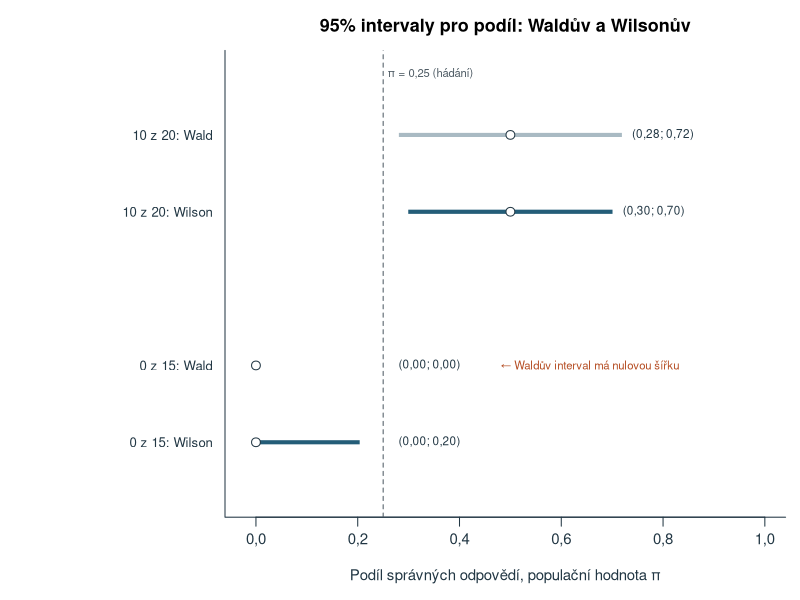
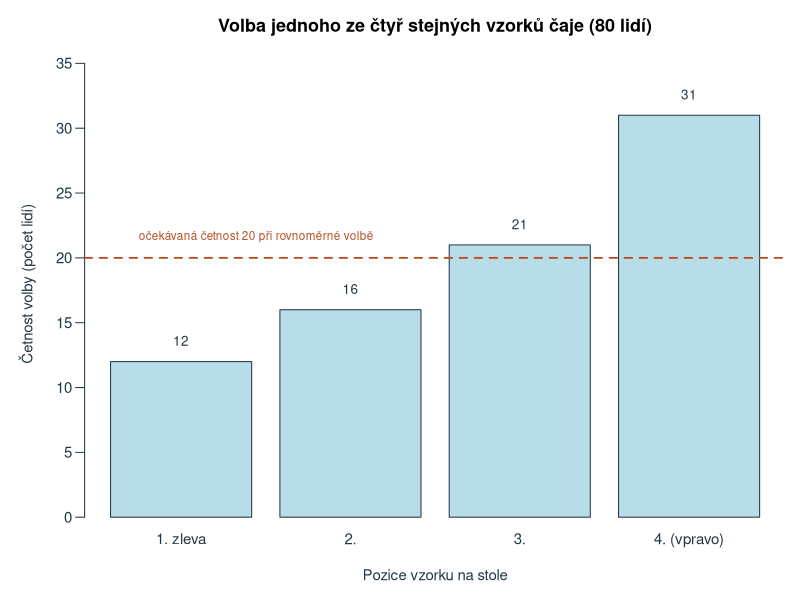
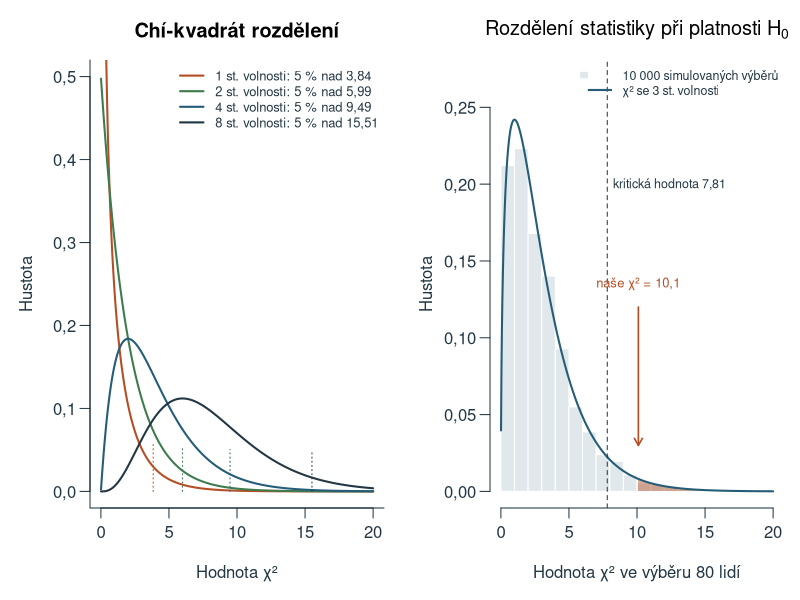
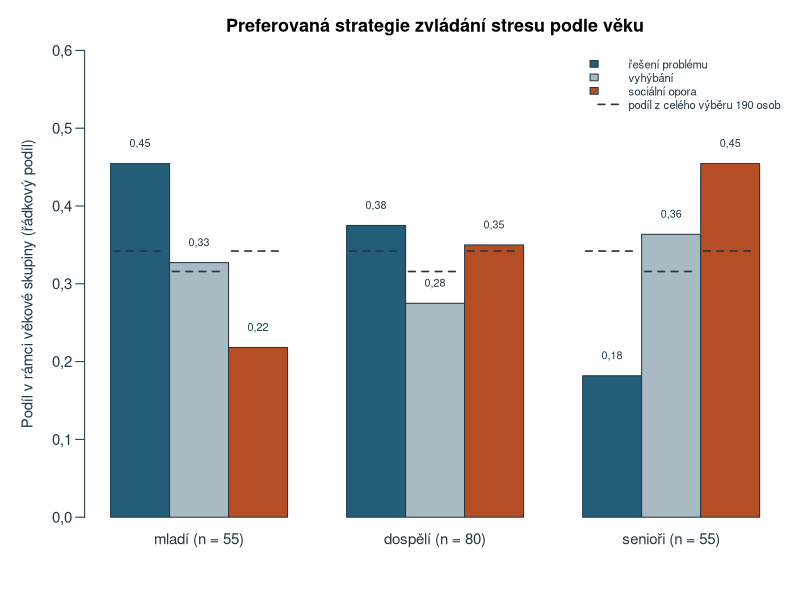
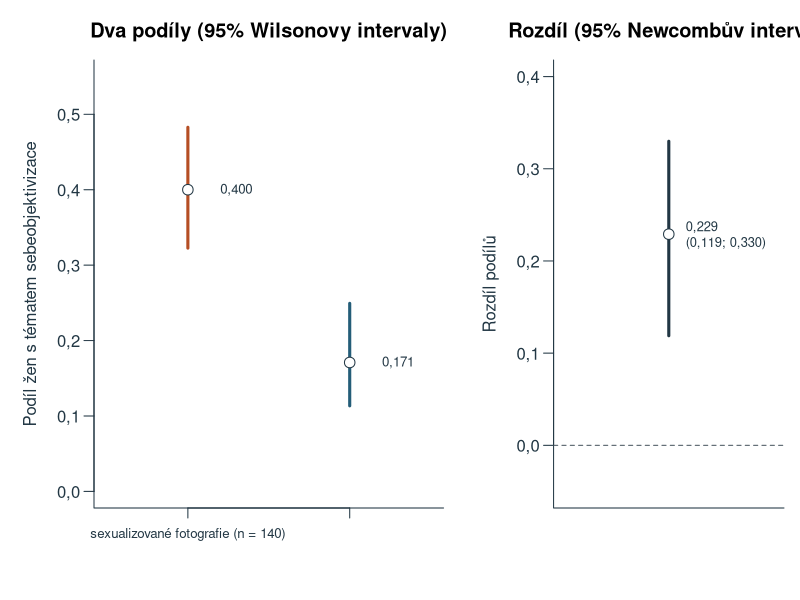
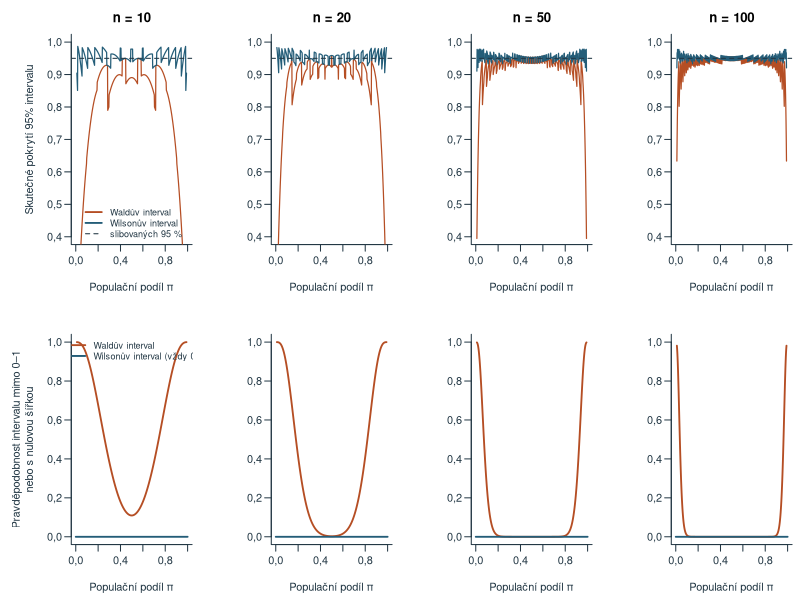
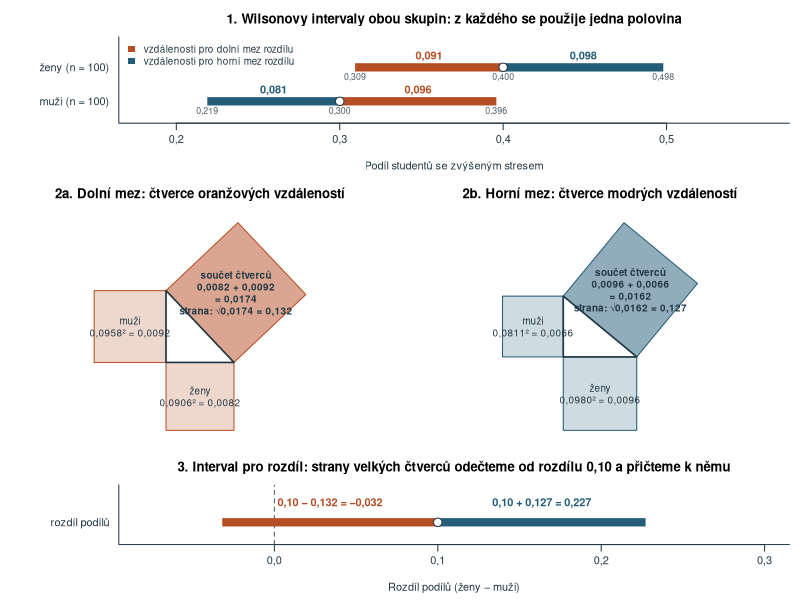
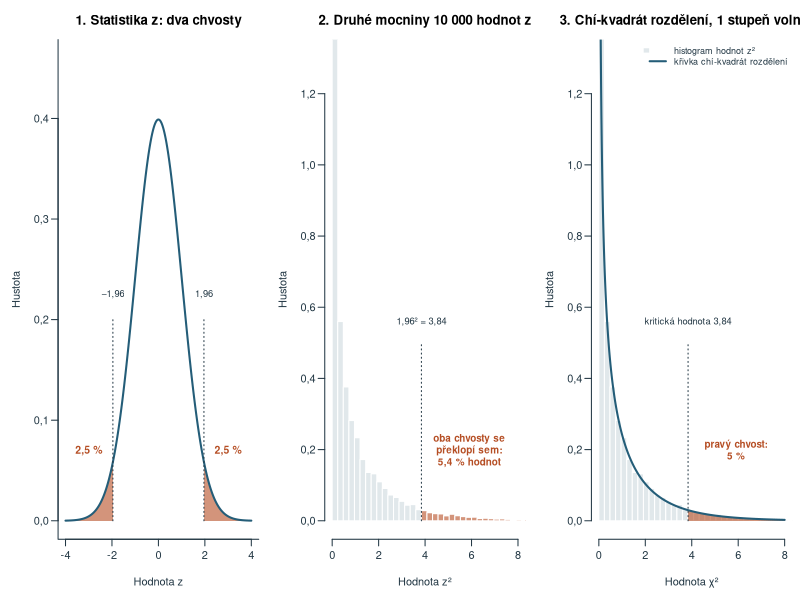

Recreate these plots in R, in order.
# Teaching data, calculations and figures for chapter 9; base R, UTF-8, deterministic project-root paths.
# Real data quoted from sources: Daniels (2012) via Field et al. (p. 638); aspirin study, Prozac and anorexia,
# help-seeking (fictitious per Howell), daylight saving time (Howell's illustration) and Berkeley admissions
# via Howell (2013, ch. 6); ganzfeld studies via Cumming and Calin-Jageman (Table 13.1).
# Everything else is an authored teaching model.
ch9_out <- 'assets/chapter-09/plots'
ch9_old_options <- options(OutDec=',')
dir.create(ch9_out,recursive=TRUE,showWarnings=FALSE)
ch9_blue <- '#245D78'; ch9_orange <- '#B54E24'; ch9_fill <- '#B8DDE8'; ch9_gray <- '#4D5A63'; ch9_pale <- '#E1E8EB'; ch9_sand <- '#FAECDD'; ch9_ink <- '#223744'; ch9_mute <- '#A9BAC3'; ch9_green <- '#3E7B4F'
ch9_num <- function(x,digits=2) sub('^-','−',formatC(x,format='f',digits=digits,decimal.mark=','))
ch9_draw <- function(name,code,width=8,height=4.5) {
  svg(file.path(ch9_out,paste0(name,'.svg')),width=width,height=height,family='sans',bg='white')
  par(mar=c(4.5,4.5,2.6,.8),mgp=c(2.7,.7,0),las=1,col.axis=ch9_ink,col.lab=ch9_ink,fg=ch9_ink,cex=.9)
  force(code); dev.off()
}
ch9_z <- qnorm(.975)
# Procedures -------------------------------------------------------------------------------
# Wald interval: explanatory step only. Wilson score interval: the interval the chapter computes.
ch9_wald <- function(x,n,z=ch9_z) { p <- x/n; se <- sqrt(p*(1-p)/n); c(p=p,se=se,dolni=p-z*se,horni=p+z*se) }
ch9_wilson <- function(x,n,z=ch9_z) {
  p <- x/n; stred <- (p+z^2/(2*n))/(1+z^2/n); pul <- z/(1+z^2/n)*sqrt(p*(1-p)/n+z^2/(4*n^2))
  c(p=p,stred=stred,pul=pul,dolni=stred-pul,horni=stred+pul)
}
# Score test of one proportion (standard error from the null value); its inversion gives the Wilson interval.
ch9_score1 <- function(x,n,p0) { z <- (x/n-p0)/sqrt(p0*(1-p0)/n); c(z=z,p=2*pnorm(-abs(z))) }
# Two independent proportions: Newcombe hybrid score interval from the two Wilson intervals,
# Wald interval only to show the summing of variances, and the test with the pooled proportion.
ch9_two <- function(x1,n1,x2,n2,z=ch9_z) {
  w1 <- ch9_wilson(x1,n1,z); w2 <- ch9_wilson(x2,n2,z); p1 <- x1/n1; p2 <- x2/n2; d <- p1-p2
  pp <- (x1+x2)/(n1+n2); se0 <- sqrt(pp*(1-pp)*(1/n1+1/n2)); se <- sqrt(p1*(1-p1)/n1+p2*(1-p2)/n2); zz <- d/se0
  c(p1=p1,p2=p2,rozdil=d,spolecny=pp,se0=se0,z=zz,chi2=zz^2,p=2*pnorm(-abs(zz)),
    se_wald=se,wald_dolni=d-z*se,wald_horni=d+z*se,
    dolni=d-sqrt((p1-w1[['dolni']])^2+(w2[['horni']]-p2)^2),horni=d+sqrt((w1[['horni']]-p1)^2+(p2-w2[['dolni']])^2))
}
# Pearson chi-square for a table of counts; expected counts from the margins (product rule).
ch9_table <- function(f) {
  n <- sum(f); r <- rowSums(f); s <- colSums(f); e <- outer(r,s)/n
  chi2 <- sum((f-e)^2/e); df <- (nrow(f)-1)*(ncol(f)-1)
  pear <- (f-e)/sqrt(e); adj <- (f-e)/sqrt(e*outer(1-r/n,1-s/n))
  list(n=n,e=e,chi2=chi2,df=df,p=pchisq(chi2,df,lower.tail=FALSE),prispevky=(f-e)^2/e,pearson=pear,upravena=adj,
       radkove=f/r,V=sqrt(chi2/(n*(min(dim(f))-1))))
}
ch9_gof <- function(f,p0) { n <- sum(f); e <- n*p0; chi2 <- sum((f-e)^2/e); df <- length(f)-1
  list(n=n,e=e,prispevky=(f-e)^2/e,chi2=chi2,df=df,p=pchisq(chi2,df,lower.tail=FALSE)) }
# Effect measures for a 2 x 2 table: rows = groups (first row compared with the reference second row),
# first column = the event. Log intervals for the ratios are optional in the text.
ch9_effects <- function(f,z=ch9_z) {
  r1 <- f[1,1]/sum(f[1,]); r2 <- f[2,1]/sum(f[2,]); o1 <- f[1,1]/f[1,2]; o2 <- f[2,1]/f[2,2]
  rr <- r1/r2; or <- o1/o2
  se_lrr <- sqrt(1/f[1,1]-1/sum(f[1,])+1/f[2,1]-1/sum(f[2,])); se_lor <- sqrt(sum(1/f))
  tb <- ch9_table(f)
  c(riziko1=r1,riziko2=r2,rozdil=r1-r2,rr=rr,sance1=o1,sance2=o2,or=or,
    rr_dolni=exp(log(rr)-z*se_lrr),rr_horni=exp(log(rr)+z*se_lrr),or_dolni=exp(log(or)-z*se_lor),or_horni=exp(log(or)+z*se_lor),
    se_lrr=se_lrr,se_lor=se_lor,chi2=tb$chi2,p=tb$p,phi=sqrt(tb$chi2/tb$n))
}
# Fisher's exact test, two-sided: tables with the observed margins at most as probable as the observed one.
ch9_fisher <- function(f) {
  r1 <- sum(f[1,]); s1 <- sum(f[,1]); n <- sum(f); a <- max(0,s1-(n-r1)):min(r1,s1)
  pr <- dhyper(a,s1,n-s1,r1); pobs <- dhyper(f[1,1],s1,n-s1,r1)
  list(a=a,pr=pr,pobs=pobs,p=sum(pr[pr<=pobs*(1+1e-7)]))
}
# McNemar: exact binomial test of the discordant pairs (two-sided) and the chi-square approximation.
ch9_mcnemar <- function(b,c) { m <- b+c
  c(neshodne=m,presne=min(1,2*pbinom(min(b,c),m,.5)),chi2=(b-c)^2/m,priblizne=pchisq((b-c)^2/m,1,lower.tail=FALSE)) }
# 1. Running example: chapter 5 table, now a random sample. Rows women, men; columns elevated, low stress.
ch9_stres <- matrix(c(40,60,30,70),2,byrow=TRUE,dimnames=list(c('ženy','muži'),c('zvýšený','nízký')))
ch9_stres_two <- ch9_two(40,100,30,100); ch9_stres_tab <- ch9_table(ch9_stres)
ch9_stres_w <- rbind(zeny=ch9_wilson(40,100),muzi=ch9_wilson(30,100))
ch9_stres_dvoj <- ch9_two(80,200,60,200)
ch9_stres_fisher <- ch9_fisher(ch9_stres)
ch9_stres_eff <- ch9_effects(ch9_stres)
# 2. One proportion: 10 correct of 20 (chapter 6 test with guessing probability 0.25) and 0 of 15.
ch9_t20_wald <- ch9_wald(10,20); ch9_t20_wil <- ch9_wilson(10,20); ch9_t20_score <- ch9_score1(10,20,.25)
ch9_t20_binom <- pbinom(9,20,.25,lower.tail=FALSE)
ch9_n15_wald <- ch9_wald(0,15); ch9_n15_wil <- ch9_wilson(0,15)
ch9_t80_wil <- ch9_wilson(40,80)
# 3. Goodness of fit: 80 people choose one of four identical tea samples placed left to right (authored).
ch9_pozice <- c(12,16,21,31); names(ch9_pozice) <- c('1. zleva','2. zleva','3. zleva','4. zleva (vpravo)')
ch9_poz <- ch9_gof(ch9_pozice,rep(.25,4))
ch9_poz_w <- t(sapply(ch9_pozice,ch9_wilson,n=80))
# Simulated sampling distribution of the statistic under H0 (seed fixed, 10 000 samples of 80 choices).
set.seed(20261109)
ch9_sim <- replicate(10000,{ f <- tabulate(sample.int(4,80,replace=TRUE),4); sum((f-20)^2/20) })
# Two categories: chi-square equals z squared of the score test (10 of 20 against 0.25).
ch9_t20_gof <- ch9_gof(c(10,10),c(.25,.75))
# 4. Age group x preferred coping strategy (authored teaching example), n = 190.
ch9_zvl <- matrix(c(25,18,12, 30,22,28, 10,20,25),3,byrow=TRUE,
  dimnames=list(c('mladí (18–30)','dospělí (31–60)','senioři (60+)'),c('řešení problému','vyhýbání','sociální opora')))
ch9_zvl_tab <- ch9_table(ch9_zvl)
ch9_zvl_padj <- 2*pnorm(-abs(as.vector(ch9_zvl_tab$upravena)))
ch9_zvl_holm <- matrix(p.adjust(ch9_zvl_padj,'holm'),3)
# 5. Assumptions: daylight saving time (Howell, p. 154): yes only versus yes and no.
ch9_dst_bad <- ch9_gof(c(17,11),c(.5,.5)); ch9_dst <- ch9_table(matrix(c(17,3,11,9),2,byrow=TRUE))
# Small pilot study (authored): improvement in 8 of 10 with the intervention and 3 of 10 in the control group.
ch9_pilot <- matrix(c(8,2,3,7),2,byrow=TRUE); ch9_pilot_tab <- ch9_table(ch9_pilot); ch9_pilot_fisher <- ch9_fisher(ch9_pilot)
# 6. Effect sizes: Daniels (2012) via Field et al. (p. 638). Rows: sexualized, performance athletes; col 1 = theme present.
ch9_dan <- matrix(c(56,84,20,97),2,byrow=TRUE,dimnames=list(c('sexualizované','sportovní'),c('ano','ne')))
ch9_dan_eff <- ch9_effects(ch9_dan); ch9_dan_two <- ch9_two(56,140,20,117); ch9_dan_w <- rbind(ch9_wilson(56,140),ch9_wilson(20,117))
ch9_dan_phi01 <- cor(c(rep(1,140),rep(0,117)),c(rep(1,56),rep(0,84),rep(1,20),rep(0,97)))
# Rare event contrast: aspirin study via Howell (pp. 160-163). Rows: placebo, aspirin; col 1 = heart attack.
ch9_asp <- matrix(c(189,10845,104,10933),2,byrow=TRUE); ch9_asp_eff <- ch9_effects(ch9_asp)
# 7. Paired binary data: help seeking in fall and spring (Howell, Table 6.7; fictitious data).
ch9_pomoc <- matrix(c(38,4,12,18),2,byrow=TRUE,dimnames=list(podzim=c('ano','ne'),jaro=c('ano','ne')))
ch9_pomoc_mc <- ch9_mcnemar(b=12,c=4)
ch9_pomoc_p <- c(podzim=42/72,jaro=50/72,rozdil=(12-4)/72)
# Optional: Berkeley departments B-F via Howell (Table 6.9); department A omitted as in Howell.
ch9_berk <- data.frame(obor=c('B','C','D','E','F'),m_prijati=c(353,120,138,53,22),m_odmitnuti=c(207,205,279,138,351),
  z_prijate=c(17,202,131,94,24),z_odmitnute=c(8,391,244,299,317))
ch9_berk_m <- with(ch9_berk,sum(m_prijati)/sum(m_prijati+m_odmitnuti)); ch9_berk_z <- with(ch9_berk,sum(z_prijate)/sum(z_prijate+z_odmitnute))
# Optional: Cohen's kappa (Howell, Table 6.13).
ch9_kappa_t <- matrix(c(15,2,3, 1,3,2, 0,1,3),3,byrow=TRUE)
ch9_kappa <- with(list(f=ch9_kappa_t,n=30),{ po <- sum(diag(f)); pe <- sum(rowSums(f)*colSums(f))/n; c(shody=po,ocekavane=pe,kappa=(po-pe)/(n-pe)) })
# Optional: ganzfeld studies combined (Cumming and Calin-Jageman, Table 13.1): 106 hits of 329, chance 0.25.
ch9_ganz <- c(ch9_wilson(106,329),p_binom=pbinom(105,329,.25,lower.tail=FALSE))
# Exercise inputs (authored unless stated) -----------------------------------------------------
ch9_u02 <- c(x=18,n=60); ch9_u02b <- c(x=72,n=240)
ch9_u03 <- c(x=0,n=25)
ch9_u04 <- matrix(c(13,36,14,30),2,byrow=TRUE) # Prozac and relapse (Walsh et al., 2006, via Howell, Table 6.5); col 1 = weight maintained
ch9_u05 <- c(kamen=30,papir=21,nuzky=24) # Howell (p. 143), hypothetical
ch9_u06 <- c(52,50,31,17); ch9_u06_p0 <- c(.40,.30,.20,.10) # reasons for contacting a counselling centre
ch9_u07 <- matrix(c(28,14,18, 22,25,13, 12,30,18),3,byrow=TRUE,
  dimnames=list(c('1. ročník','2. ročník','3. ročník'),c('opakované čtení','procvičování úloh','vysvětlování druhým')))
ch9_u10 <- matrix(c(19,74,22,187),2,byrow=TRUE) # Howell and Huessy (1981) via Howell, exercise 6.8; col 1 = remedial English
ch9_u11 <- matrix(c(25,3,11,21),2,byrow=TRUE) # opinion before and after a course; 4 more students only before
ch9_u12 <- matrix(c(6,2,2,7),2,byrow=TRUE) # small pilot: recovery in 6 of 8 versus 2 of 9
# Results used in solutions
ch9_u02_w <- ch9_wilson(18,60); ch9_u02b_w <- ch9_wilson(72,240)
ch9_u03_wald <- ch9_wald(1,25); ch9_u03_wil0 <- ch9_wilson(0,25); ch9_u03_wil1 <- ch9_wilson(1,25)
ch9_u04_two <- ch9_two(13,49,14,44); ch9_u04_fisher <- ch9_fisher(ch9_u04)
ch9_u05_gof <- ch9_gof(ch9_u05,rep(1/3,3))
ch9_u06_gof <- ch9_gof(ch9_u06,ch9_u06_p0)
ch9_u07_tab <- ch9_table(ch9_u07)
ch9_u07_holm <- matrix(p.adjust(2*pnorm(-abs(as.vector(ch9_u07_tab$upravena))),'holm'),3)
ch9_u10_eff <- ch9_effects(ch9_u10); ch9_u10_two <- ch9_two(19,93,22,209)
ch9_u11_mc <- ch9_mcnemar(b=11,c=3)
ch9_u12_tab <- ch9_table(ch9_u12); ch9_u12_fisher <- ch9_fisher(ch9_u12); ch9_u12_two <- ch9_two(6,8,2,9)
# Revision 2026-11-16 (R81) ----------------------------------------------------------------
# Exact coverage of the 95% Wald and Wilson intervals (binomial sums, no simulation) and the probability
# that the Wald interval reaches outside [0, 1] or has zero width (x = 0 or x = n).
ch9_cover_pi <- seq(.01,.99,by=.002); ch9_cover_n <- c(10,20,50,100)
ch9_cover <- function(n,pi=ch9_cover_pi,z=ch9_z) {
  x <- 0:n; wa <- t(sapply(x,ch9_wald,n=n,z=z)); wi <- t(sapply(x,ch9_wilson,n=n,z=z))
  bad <- wa[,'dolni'] < -1e-12 | wa[,'horni'] > 1+1e-12 | x==0 | x==n
  t(sapply(pi,function(p) { pr <- dbinom(x,n,p)
    c(wald=sum(pr[wa[,'dolni']<=p & p<=wa[,'horni']]),wilson=sum(pr[wi[,'dolni']-1e-12<=p & p<=wi[,'horni']+1e-12]),mimo=sum(pr[bad])) }))
}
ch9_cover_res <- lapply(ch9_cover_n,ch9_cover); names(ch9_cover_res) <- ch9_cover_n
ch9_cover_at <- function(n,p) ch9_cover(n,pi=p)[1,]
# Squares of 10 000 standard normal values: the chi-square distribution with one degree of freedom.
set.seed(20261116); ch9_z2_sim <- rnorm(10000)^2
# Holm table for the nine cells of the coping table, ordered by the p-value.
ch9_zvl_holm_tab <- with(list(o=order(ch9_zvl_padj)), data.frame(poradi=1:9,
  radek=rownames(ch9_zvl)[row(ch9_zvl)[o]],sloupec=colnames(ch9_zvl)[col(ch9_zvl)[o]],
  reziduum=as.vector(ch9_zvl_tab$upravena)[o],p=ch9_zvl_padj[o],hranice=.05/(9:1)))
ch9_zvl_holm_tab$zamitame <- cumprod(ch9_zvl_holm_tab$p<=ch9_zvl_holm_tab$hranice)==1
# Monte Carlo p-value: reshuffle the outcomes among the groups (margins fixed), recompute chi-square.
ch9_mc <- function(f,B=10000) {
  grp <- rep(seq_len(nrow(f)),rowSums(f)); out <- rep(seq_len(ncol(f)),colSums(f)); e <- outer(rowSums(f),colSums(f))/sum(f)
  replicate(B,{ g <- table(factor(grp,seq_len(nrow(f))),factor(sample(out),seq_len(ncol(f)))); sum((g-e)^2/e) })
}
set.seed(20261117); ch9_pilot_mc <- ch9_mc(ch9_pilot); ch9_pilot_mc_p <- mean(ch9_pilot_mc>=ch9_pilot_tab$chi2-1e-9)
# Signed phi of a 2 x 2 table; its square is chi-square / n. Product of the two differences of proportions.
ch9_phi_signed <- function(f) (f[1,1]*f[2,2]-f[1,2]*f[2,1])/sqrt(prod(rowSums(f))*prod(colSums(f)))
ch9_dan_phi_s <- ch9_phi_signed(ch9_dan); ch9_dan_phi_swap <- ch9_phi_signed(ch9_dan[2:1,])
ch9_dan_coldiff <- 56/76-84/181
# Sign test: two-sided exact binomial test of the signs of the non-zero differences.
ch9_sign <- function(d) { d <- d[!is.na(d) & d!=0]; k <- sum(d>0); n <- length(d); c(kladne=k,zaporne=n-k,n=n,p=min(1,2*pbinom(min(k,n-k),n,.5))) }
ch9_spanek_d <- c(5,2,6,1,7,3,4,-1,5,2,6,2) # twelve complete pairs of chapter 8 (normal minus short sleep)
ch9_spanek_sign <- ch9_sign(ch9_spanek_d)
# Exercise 13 (authored): anxiety rated 1-5 before and after a relaxation programme, 15 clients.
ch9_u13 <- data.frame(pred=c(4,5,3,4,2,5,4,3,4,5,3,4,2,5,3),po=c(3,3,3,2,3,4,4,2,3,2,4,3,2,3,2))
ch9_u13_sign <- ch9_sign(ch9_u13$pred-ch9_u13$po)
# Kappa: expected counts of all cells (rows Judge II, columns Judge I as in Howell, Table 6.13).
ch9_kappa_e <- outer(rowSums(ch9_kappa_t),colSums(ch9_kappa_t))/sum(ch9_kappa_t)
# Figures -----------------------------------------------------------------------------------
ch9_draw('wald-wilson', {
  par(mar=c(4.6,12.5,2.8,.8))
  rows <- rbind(ch9_t20_wald[c('p','dolni','horni')],ch9_t20_wil[c('p','dolni','horni')],
                ch9_n15_wald[c('p','dolni','horni')],ch9_n15_wil[c('p','dolni','horni')])
  y <- c(4.2,3.4,1.8,1); cols <- c(ch9_mute,ch9_blue,ch9_mute,ch9_blue)
  plot(NA,xlim=c(-.02,1),ylim=c(.4,4.9),yaxt='n',xlab='Podíl správných odpovědí, populační hodnota π',ylab='',main='95% intervaly pro podíl: Waldův a Wilsonův',bty='l')
  abline(v=.25,lty=2,col=ch9_gray); text(.25,4.85,'π = 0,25 (hádání)',cex=.75,col=ch9_gray,adj=c(-.05,.5))
  axis(2,at=y,labels=c('10 z 20: Wald','10 z 20: Wilson','0 z 15: Wald','0 z 15: Wilson'),tick=FALSE,cex.axis=.88)
  segments(pmax(rows[,2],0),y,rows[,3],y,lwd=4,col=cols,lend=1); points(rows[,1],y,pch=21,bg='white',col=ch9_ink,cex=1.3)
  lab <- paste0('(',ch9_num(pmax(rows[,2],0)),'; ',ch9_num(rows[,3]),')')
  text(c(rows[1:2,3]+.02,.28,.28),y,lab,adj=0,cex=.78)
  text(.48,1.8,'← Waldův interval má nulovou šířku',adj=0,cex=.76,col=ch9_orange)
},width=9,height=4.2)
ch9_draw('pozice', {
  par(mar=c(4.6,4.7,2.8,.8))
  b <- barplot(ch9_pozice,ylim=c(0,36),col=ch9_fill,border=ch9_ink,names.arg=c('1. zleva','2.','3.','4. (vpravo)'),
    ylab='Četnost volby (počet lidí)',xlab='Pozice vzorku na stole',main='Volba jednoho ze čtyř stejných vzorků čaje (80 lidí)')
  abline(h=20,lty=2,lwd=1.8,col=ch9_orange); text(b[1]-.3,21.6,'očekávaná četnost 20 při rovnoměrné volbě',adj=0,cex=.78,col=ch9_orange)
  text(b,ch9_pozice+1.6,ch9_pozice,cex=.9)
},width=8.4,height=4.4)
ch9_draw('chi-kvadrat', {
  par(mfrow=c(1,2),mar=c(4.6,4.5,3,.8))
  x <- seq(.01,20,length.out=600); dfs <- c(1,2,4,8); cols <- c(ch9_orange,ch9_green,ch9_blue,ch9_ink)
  plot(NA,xlim=c(0,20),ylim=c(0,.5),xlab='Hodnota χ²',ylab='Hustota',main='Chí-kvadrát rozdělení',bty='l')
  for(i in seq_along(dfs)) { lines(x,dchisq(x,dfs[i]),lwd=2,col=cols[i]); q <- qchisq(.95,dfs[i]); segments(q,0,q,dchisq(q,dfs[i])+.03,lty=3,col=cols[i]) }
  legend('topright',paste0(dfs,' st. volnosti: 5 % nad ',ch9_num(qchisq(.95,dfs))),col=cols,lwd=2,bty='n',cex=.78)
  h <- hist(ch9_sim,breaks=seq(0,max(ch9_sim)+1,by=1),plot=FALSE)
  plot(h,freq=FALSE,col=ch9_pale,border='white',xlim=c(0,20),ylim=c(0,.27),xlab='Hodnota χ² ve výběru 80 lidí',ylab='Hustota',main=expression(paste('Rozdělení statistiky při platnosti ',H[0])),bty='l')
  xx <- seq(ch9_poz$chi2,20,length.out=200); polygon(c(xx,rev(xx)),c(dchisq(xx,3),rep(0,200)),col=adjustcolor(ch9_orange,.45),border=NA)
  lines(x,dchisq(x,3),lwd=2,col=ch9_blue); abline(v=qchisq(.95,3),lty=2,col=ch9_ink)
  arrows(ch9_poz$chi2,.12,ch9_poz$chi2,.03,length=.08,col=ch9_orange,lwd=1.6); text(ch9_poz$chi2,.135,paste0('naše χ² = ',ch9_num(ch9_poz$chi2,1)),cex=.78,col=ch9_orange)
  text(qchisq(.95,3),.2,paste0('kritická hodnota ',ch9_num(qchisq(.95,3))),adj=-.05,cex=.75)
  legend('topright',c('10 000 simulovaných výběrů','χ² se 3 st. volnosti'),fill=c(ch9_pale,NA),border=c('white',NA),lwd=c(NA,2),col=c(NA,ch9_blue),bty='n',cex=.75)
},width=10,height=4.4)
ch9_draw('zvladani', {
  par(mar=c(4.6,4.7,2.8,.8))
  m <- t(ch9_zvl_tab$radkove); celkem <- colSums(ch9_zvl)/sum(ch9_zvl)
  b <- barplot(m,beside=TRUE,ylim=c(0,.6),col=c(ch9_blue,ch9_mute,ch9_orange),border=ch9_ink,ylab='Podíl v rámci věkové skupiny (řádkový podíl)',
    names.arg=c('mladí (n = 55)','dospělí (n = 80)','senioři (n = 55)'),main='Preferovaná strategie zvládání stresu podle věku')
  for(j in 1:3) segments(b[j,]-.45,celkem[j],b[j,]+.45,celkem[j],lty=2,lwd=1.6,col=ch9_ink)
  text(b,m+.025,ch9_num(m,2),cex=.72)
  legend('topright',c(colnames(ch9_zvl),'podíl z celého výběru 190 osob'),fill=c(ch9_blue,ch9_mute,ch9_orange,NA),border=c(ch9_ink,ch9_ink,ch9_ink,NA),lty=c(NA,NA,NA,2),lwd=c(NA,NA,NA,1.6),bty='n',cex=.75)
},width=9,height=4.6)
ch9_draw('daniels', {
  layout(matrix(1:2,1),widths=c(1.35,1)); par(mar=c(4.6,4.7,3,.8))
  w <- ch9_dan_w
  plot(NA,xlim=c(.5,2.5),ylim=c(0,.55),xaxt='n',xlab='',ylab='Podíl žen s tématem sebeobjektivizace',main='Dva podíly (95% Wilsonovy intervaly)',bty='l')
  axis(1,at=1:2,labels=c('sexualizované fotografie (n = 140)','sportovní fotografie (n = 117)'),cex.axis=.8)
  segments(1:2,w[,'dolni'],1:2,w[,'horni'],lwd=3,col=c(ch9_orange,ch9_blue)); points(1:2,w[,'p'],pch=21,bg='white',col=ch9_ink,cex=1.4)
  text(1:2+.2,w[,'p'],paste0(ch9_num(w[,'p'],3)),adj=0,cex=.8)
  r <- ch9_dan_two
  plot(NA,xlim=c(.5,1.5),ylim=c(-.05,.4),xaxt='n',xlab='',ylab='Rozdíl podílů',main='Rozdíl (95% Newcombův interval)',bty='l')
  abline(h=0,lty=2,col=ch9_gray); segments(1,r['dolni'],1,r['horni'],lwd=3,col=ch9_ink); points(1,r['rozdil'],pch=21,bg='white',col=ch9_ink,cex=1.4)
  text(1.08,r['rozdil'],paste0(ch9_num(r['rozdil'],3),'\n(',ch9_num(r['dolni'],3),'; ',ch9_num(r['horni'],3),')'),adj=0,cex=.78)
},width=9.6,height=4.4)
ch9_draw('pokryti-wald-wilson', {
  par(mfrow=c(2,4),mar=c(4.2,5.4,2.6,.6))
  for(n in ch9_cover_n) { m <- ch9_cover_res[[as.character(n)]]
    plot(NA,xlim=c(0,1),ylim=c(.4,1),xlab='Populační podíl π',ylab=if(n==10) 'Skutečné pokrytí 95% intervalu' else '',main=paste0('n = ',n),bty='l')
    lines(ch9_cover_pi,m[,'wald'],col=ch9_orange,lwd=1.2); lines(ch9_cover_pi,m[,'wilson'],col=ch9_blue,lwd=1.2); abline(h=.95,lty=2,col=ch9_ink)
    if(n==10) legend('bottom',c('Waldův interval','Wilsonův interval','slibovaných 95 %'),col=c(ch9_orange,ch9_blue,ch9_ink),lty=c(1,1,2),lwd=c(1.8,1.8,1),bty='n',cex=.82) }
  for(n in ch9_cover_n) { m <- ch9_cover_res[[as.character(n)]]
    plot(NA,xlim=c(0,1),ylim=c(0,1),xlab='Populační podíl π',ylab=if(n==10) 'Pravděpodobnost intervalu mimo 0–1\nnebo s nulovou šířkou' else '',bty='l')
    lines(ch9_cover_pi,m[,'mimo'],col=ch9_orange,lwd=1.8); segments(0,0,1,0,col=ch9_blue,lwd=1.8)
    if(n==10) legend('top',c('Waldův interval','Wilsonův interval (vždy 0)'),col=c(ch9_orange,ch9_blue),lwd=1.8,bty='n',cex=.82) }
},width=11,height=6)
ch9_draw('newcombe-konstrukce', {
  w <- ch9_stres_w; r <- ch9_stres_two; p1 <- .40; p2 <- .30
  dl <- c(p1-w[['zeny','dolni']],w[['muzi','horni']]-p2); du <- c(w[['zeny','horni']]-p1,p2-w[['muzi','dolni']])
  layout(matrix(c(1,1,2,3,4,4),3,byrow=TRUE),heights=c(1.1,1.7,.95))
  par(mar=c(4,9,2.8,.8))
  plot(NA,xlim=c(.18,.56),ylim=c(.45,2.8),yaxt='n',xlab='Podíl studentů se zvýšeným stresem',ylab='',bty='l',main='1. Wilsonovy intervaly obou skupin: z každého se použije jedna polovina')
  axis(2,at=2:1,labels=c('ženy (n = 100)','muži (n = 100)'),tick=FALSE)
  segments(w[['zeny','dolni']],2,p1,2,lwd=8,col=ch9_orange,lend=1); segments(p1,2,w[['zeny','horni']],2,lwd=8,col=ch9_blue,lend=1)
  segments(w[['muzi','dolni']],1,p2,1,lwd=8,col=ch9_blue,lend=1); segments(p2,1,w[['muzi','horni']],1,lwd=8,col=ch9_orange,lend=1)
  points(c(p1,p2),2:1,pch=21,bg='white',col=ch9_ink,cex=1.7)
  text(c((w[['zeny','dolni']]+p1)/2,(p2+w[['muzi','horni']])/2),c(2.32,1.32),ch9_num(dl,3),col=ch9_orange,font=2)
  text(c((p1+w[['zeny','horni']])/2,(w[['muzi','dolni']]+p2)/2),c(2.32,1.32),ch9_num(du,3),col=ch9_blue,font=2)
  text(c(w[['zeny','dolni']],p1,w[['zeny','horni']]),1.7,ch9_num(c(w[['zeny','dolni']],p1,w[['zeny','horni']]),3),cex=.8,col=ch9_gray)
  text(c(w[['muzi','dolni']],p2,w[['muzi','horni']]),.7,ch9_num(c(w[['muzi','dolni']],p2,w[['muzi','horni']]),3),cex=.8,col=ch9_gray)
  legend('topleft',c('vzdálenosti pro dolní mez rozdílu','vzdálenosti pro horní mez rozdílu'),fill=c(ch9_orange,ch9_blue),border=NA,bty='n',cex=.9)
  pyth <- function(a,b,col,main,la,lb) { cc <- sqrt(a^2+b^2); par(mar=c(.4,.6,2.6,.6))
    plot(NA,xlim=c(-b-.035,a+b+.035),ylim=c(-a-.005,a+b+.005),asp=1,axes=FALSE,xlab='',ylab='',main=main)
    polygon(c(0,a,a,0),c(0,0,-a,-a),col=adjustcolor(col,.22),border=col)
    polygon(c(0,0,-b,-b),c(0,b,b,0),col=adjustcolor(col,.22),border=col)
    polygon(c(a,0,b,a+b),c(0,b,a+b,a),col=adjustcolor(col,.5),border=col)
    polygon(c(0,a,0),c(0,0,b),col='white',border=ch9_ink,lwd=1.6)
    text(a/2,-a/2,paste0(la,'\n',ch9_num(a,4),'² = ',ch9_num(a^2,4)),cex=.9)
    text(-b/2,b/2,paste0(lb,'\n',ch9_num(b,4),'² = ',ch9_num(b^2,4)),cex=.9)
    text((a+b)/2,(a+b)/2,paste0('součet čtverců\n',ch9_num(a^2,4),' + ',ch9_num(b^2,4),'\n= ',ch9_num(a^2+b^2,4),'\nstrana: √',ch9_num(a^2+b^2,4),' = ',ch9_num(cc,3)),cex=.9,font=2) }
  pyth(dl[1],dl[2],ch9_orange,'2a. Dolní mez: čtverce oranžových vzdáleností','ženy','muži')
  pyth(du[1],du[2],ch9_blue,'2b. Horní mez: čtverce modrých vzdáleností','ženy','muži')
  par(mar=c(4.2,9,2.8,.8))
  plot(NA,xlim=c(-.08,.3),ylim=c(.6,1.7),yaxt='n',xlab='Rozdíl podílů (ženy − muži)',ylab='',bty='l',main='3. Interval pro rozdíl: strany velkých čtverců odečteme od rozdílu 0,10 a přičteme k němu')
  axis(2,at=1,labels='rozdíl podílů',tick=FALSE); abline(v=0,lty=2,col=ch9_gray)
  segments(r[['dolni']],1,r[['rozdil']],1,lwd=8,col=ch9_orange,lend=1); segments(r[['rozdil']],1,r[['horni']],1,lwd=8,col=ch9_blue,lend=1)
  points(r[['rozdil']],1,pch=21,bg='white',col=ch9_ink,cex=1.7)
  text((r[['dolni']]+r[['rozdil']])/2,1.38,paste0('0,10 − ',ch9_num(sqrt(sum(dl^2)),3),' = ',ch9_num(r[['dolni']],3)),col=ch9_orange,font=2)
  text((r[['rozdil']]+r[['horni']])/2,1.38,paste0('0,10 + ',ch9_num(sqrt(sum(du^2)),3),' = ',ch9_num(r[['horni']],3)),col=ch9_blue,font=2)
},width=9.6,height=9)
ch9_draw('z2-chi2', {
  par(mfrow=c(1,3),mar=c(4.6,4.4,3,.6)); q <- qchisq(.95,1)
  x <- seq(-4,4,length.out=400)
  plot(x,dnorm(x),type='n',ylim=c(0,.46),xlab='Hodnota z',ylab='Hustota',main='1. Statistika z: dva chvosty',bty='l')
  for(s in c(-1,1)) { xx <- s*seq(1.96,4,length.out=100); polygon(c(xx,rev(xx)),c(dnorm(xx),rep(0,100)),col=adjustcolor(ch9_orange,.6),border=NA) }
  lines(x,dnorm(x),lwd=2,col=ch9_blue); segments(c(-1.96,1.96),0,c(-1.96,1.96),.2,lty=3,col=ch9_ink)
  text(c(-1.96,1.96),.225,c('−1,96','1,96'),cex=.85); text(c(-3,3),.07,'2,5 %',col=ch9_orange,font=2,cex=.95)
  br <- seq(0,by=q/16,length.out=ceiling(max(ch9_z2_sim)/(q/16))+2); h <- hist(ch9_z2_sim,breaks=br,plot=FALSE)
  plot(h,freq=FALSE,xlim=c(0,8),ylim=c(0,1.3),col=ifelse(h$mids>q,adjustcolor(ch9_orange,.6),ch9_pale),border='white',xlab='Hodnota z²',ylab='Hustota',main='2. Druhé mocniny 10 000 hodnot z',bty='l')
  segments(q,0,q,.5,lty=3,col=ch9_ink); text(q,.56,'1,96² = 3,84',cex=.85)
  text(5.9,.2,paste0('oba chvosty se\npřeklopí sem:\n',ch9_num(100*mean(ch9_z2_sim>q),1),' % hodnot'),col=ch9_orange,font=2,cex=.9)
  plot(h,freq=FALSE,xlim=c(0,8),ylim=c(0,1.3),col=ch9_pale,border='white',xlab='Hodnota χ²',ylab='Hustota',main='3. Chí-kvadrát rozdělení, 1 stupeň volnosti',bty='l')
  xx <- seq(q,8,length.out=200); polygon(c(xx,rev(xx)),c(dchisq(xx,1),rep(0,200)),col=adjustcolor(ch9_orange,.6),border=NA)
  x2 <- seq(.03,8,length.out=600); lines(x2,dchisq(x2,1),lwd=2,col=ch9_blue); segments(q,0,q,.5,lty=3,col=ch9_ink)
  text(q,.56,'kritická hodnota 3,84',cex=.85); text(5.9,.2,'pravý chvost:\n5 %',col=ch9_orange,font=2,cex=.9)
  legend('topright',c('histogram hodnot z²','křivka chí-kvadrát rozdělení'),fill=c(ch9_pale,NA),border=c('white',NA),lwd=c(NA,2),col=c(NA,ch9_blue),bty='n',cex=.82)
},width=11,height=4.2)
ch9_draw('fisher-tabulky', {
  par(mar=c(.6,7.2,2.8,.6)); fi <- ch9_pilot_fisher; a <- fi$a; pr <- fi$pr
  plot(NA,xlim=c(.5,10.5),ylim=c(-.19,.4),axes=FALSE,xlab='',ylab='',main='Deset možných tabulek se stejnými okrajovými součty a jejich pravděpodobnost')
  axis(2,at=seq(0,.3,by=.1),labels=ch9_num(seq(0,.3,by=.1),1)); mtext('Pravděpodobnost tabulky',side=2,line=3.4,at=.17,las=0,cex=.85)
  less <- pr<=fi$pobs*(1+1e-7)
  rect(a-.38,0,a+.38,pr,col=ifelse(a==ch9_pilot[1,1],ch9_orange,ifelse(less,adjustcolor(ch9_orange,.4),ch9_pale)),border=ch9_ink)
  segments(.55,fi$pobs,10.45,fi$pobs,lty=2,col=ch9_orange); text(a,pr+.014,ifelse(pr<.0005,'< 0,001',ch9_num(pr,3)),cex=.8)
  for(k in a) { ob <- k==ch9_pilot[1,1]
    rect(k-.38,-.15,k+.38,-.03,col=if(ob) ch9_sand else 'white',border=if(ob) ch9_orange else ch9_gray,lwd=if(ob) 2 else 1)
    segments(k,-.15,k,-.03,col=ch9_mute); segments(k-.38,-.09,k+.38,-.09,col=ch9_mute)
    text(c(k-.19,k+.19,k-.19,k+.19),c(-.06,-.06,-.12,-.12),c(k,10-k,11-k,k-1),cex=.9,font=if(ob) 2 else 1) }
  mtext(c('intervence','kontrola'),side=2,at=c(-.06,-.12),las=1,line=.4,cex=.75)
  text(a,-.172,'zlepšení | bez',cex=.6,col=ch9_gray)
  text(8,.115,'pozorovaná\ntabulka',cex=.8,col=ch9_orange,font=2)
  legend(x=.5,y=.4,c('pozorovaná tabulka','stejně nebo méně pravděpodobná než pozorovaná','pravděpodobnější než pozorovaná'),fill=c(ch9_orange,adjustcolor(ch9_orange,.4),ch9_pale),border=ch9_ink,bty='n',cex=.8)
  text(10.45,.36,paste0('p-hodnota = součet oranžových sloupců = ',ch9_num(fi$p,3)),adj=1,cex=.85,font=2)
},width=10,height=5.2)
ch9_draw('monte-carlo', {
  par(mfrow=c(1,2),mar=c(4.6,4.6,3,.8)); obs <- ch9_pilot_tab$chi2
  tb <- table(round(ch9_pilot_mc,2))/length(ch9_pilot_mc); v <- as.numeric(sub(',','.',names(tb)))
  plot(NA,xlim=c(0,18),ylim=c(0,.78),xlab='Hodnota χ² po přeskupení',ylab='Podíl z 10 000 přeskupení',main='Simulace: 10 000 přeskupení tabulky',bty='l')
  segments(v,0,v,tb,lwd=10,lend=1,col=ifelse(v>=obs-.01,ch9_orange,ch9_mute)); text(v,as.numeric(tb)+.035,ifelse(tb<.0005,'< 0,001',ch9_num(as.numeric(tb),3)),cex=.78)
  arrows(obs,.3,obs,.12,length=.08,col=ch9_orange,lwd=1.6); text(obs,.34,paste0('naše χ² = ',ch9_num(obs)),cex=.8,col=ch9_orange)
  text(12,.56,paste0('podíl hodnot alespoň ',ch9_num(obs),':\n',ch9_num(ch9_pilot_mc_p,3),' (simulovaná p-hodnota)'),col=ch9_orange,font=2,cex=.82)
  x <- seq(.04,18,length.out=600)
  plot(x,dchisq(x,1),type='n',ylim=c(0,.78),xlab='Hodnota χ²',ylab='Hustota',main='Aproximace: chí-kvadrát rozdělení (1 st. volnosti)',bty='l')
  xx <- seq(obs,18,length.out=200); polygon(c(xx,rev(xx)),c(dchisq(xx,1),rep(0,200)),col=adjustcolor(ch9_orange,.6),border=NA)
  lines(x,dchisq(x,1),lwd=2,col=ch9_blue); arrows(obs,.3,obs,.06,length=.08,col=ch9_orange,lwd=1.6); text(obs,.34,paste0('naše χ² = ',ch9_num(obs)),cex=.8,col=ch9_orange)
  text(12,.56,paste0('plocha napravo od ',ch9_num(obs),':\n',ch9_num(ch9_pilot_tab$p,3)),col=ch9_orange,font=2,cex=.82)
},width=10.4,height=4.4)
ch9_draw('kappa-shody', {
  par(mar=c(.4,.4,2.6,.4)); f <- ch9_kappa_t; e <- ch9_kappa_e; lab <- c('bez problémů','internalizační\nproblémy','externalizační\nproblémy')
  plot(NA,xlim=c(-2.1,4.1),ylim=c(-1.25,4),axes=FALSE,xlab='',ylab='',main='Zařazení 30 dospívajících dvěma posuzovateli')
  for(i in 1:3) for(j in 1:3) { d <- i==j
    rect(j-1,3-i,j,4-i,col=if(d) adjustcolor(ch9_green,.4) else ch9_sand,border='white',lwd=4)
    text(j-.5,3.6-i,f[i,j],cex=1.6,font=if(d) 2 else 1); text(j-.5,3.25-i,paste0('(',ch9_num(e[i,j]),')'),cex=.85,col=ch9_gray) }
  text((1:3)-.5,3.28,lab,cex=.82); text(1.5,3.78,'První posuzovatel',font=2,cex=.95)
  text(-.08,(3:1)-.5,lab,adj=1,cex=.82); text(-1.95,1.5,'Druhý posuzovatel',font=2,cex=.95,srt=90)
  text(3.5,(3:1)-.5,rowSums(f)); text((1:3)-.5,-.25,colSums(f)); text(3.5,-.25,sum(f),font=2)
  text(3.5,3.28,'Celkem',cex=.82); text(-.08,-.25,'Celkem',adj=1,cex=.82)
  legend(x=-1.2,y=-.55,c(paste0('shoda: ',sum(diag(f)),' pozorovaných, ',ch9_num(sum(diag(e))),' očekávaných při náhodném zařazování'),'neshoda; v závorce očekávaná četnost'),
    fill=c(adjustcolor(ch9_green,.4),ch9_sand),border=NA,bty='n',cex=.85)
},width=8,height=5.2)
options(ch9_old_options)
